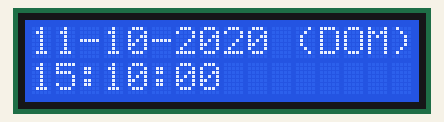
Recording of a sketch running on a simulated Arduino Uno, built with avr-gcc and run on an emulated ATmega328P. Parts: 16×2 character LCD. The local clock reads 2024-03-15 10:24:30 at power-on unless the sketch sets it; what the sketch prints to the serial monitor is not drawn.

Above: at 0.1 s.
At 4.3 s:
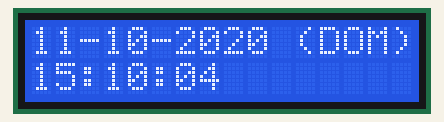
At 9.4 s:
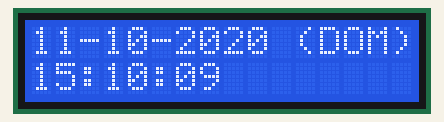
At 18.6 s:
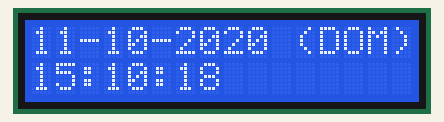
At 27.9 s:
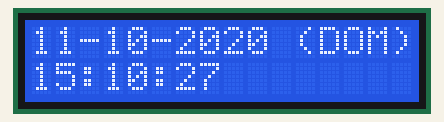
At 38.2 s:
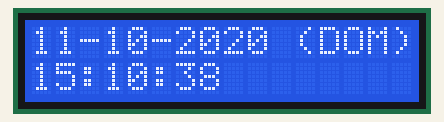

The sketch:

CodigoRelogio.ino
```cpp
#include <DS1302.h>
#include <Wire.h>
#include <LiquidCrystal_I2C.h>

LiquidCrystal_I2C lcd(0x27,16,2);

const int RST = 5;  // Chip Enable
const int DAT = 6;  // Input/Output
const int CLK = 7;  // Serial Clock

DS1302 rtc(RST, DAT, CLK);

void setup() {
  Serial.begin(9600);

 // inicializa o LCD
  lcd.init();
  lcd.backlight();

  // Prepara o relógio e desativa a proteção contra a escrita
  rtc.halt(false);
  rtc.writeProtect(false);

  // Cria um objeto com data e hora
 Time t(2020, 10, 11, 15, 10, 00, 1);

  // Define a data e hora no chip. ATENÇÃO: Apenas deve ser executado caso nunca tenha sido definida antes
  rtc.time(t);
}

// Mostra a hora e data a cada segundo
void loop() {
  mostraDataHora();
  delay(1000);
}

//Procedimento que mostra no LCD (e monitor série) a data e hora atual
void mostraDataHora() {

  // Obtém a data atual a partir do chip
  Time t = rtc.time();

  // Chama função para receber o número da semana (3 primeiras letras)
  const String diaS = diaSemana(t.day);


  // Coloca numa variável, a data (no formato "##-##-#### (DIA)")
  char data[17];
  snprintf(data, sizeof(data), "%02d-%02d-%04d (%s)", t.date, t.mon, t.yr, diaS.c_str());
  // Coloca numa variável, a hora (no formato "##:##:##")
  char hora[9];
  snprintf(hora, sizeof(hora), "%02d:%02d:%02d",t.hr, t.min, t.sec);

  // Mostra a data e hora no LCD
  lcd.setCursor(0,0);
  lcd.print(data);
  lcd.setCursor(0,1);
  lcd.print(hora);

  // Mostra a data e hora no monitor série
  Serial.println(data);
  Serial.println(hora);
}

//Função que devovde o dia da semana a partir de número (1=domingo, etc...)
String diaSemana(const int dia) {
  switch (dia) {
    case 1: return "DOM";
    case 2: return "SEG";
    case 3: return "TER";
    case 4: return "QUA";
    case 5: return "QUI";
    case 6: return "SEX";
    case 7: return "SAB";
  }
}
```

Measured:
- what the display in image 1 shows lasts 1.0 s, from 4.2 s to 5.2 s
